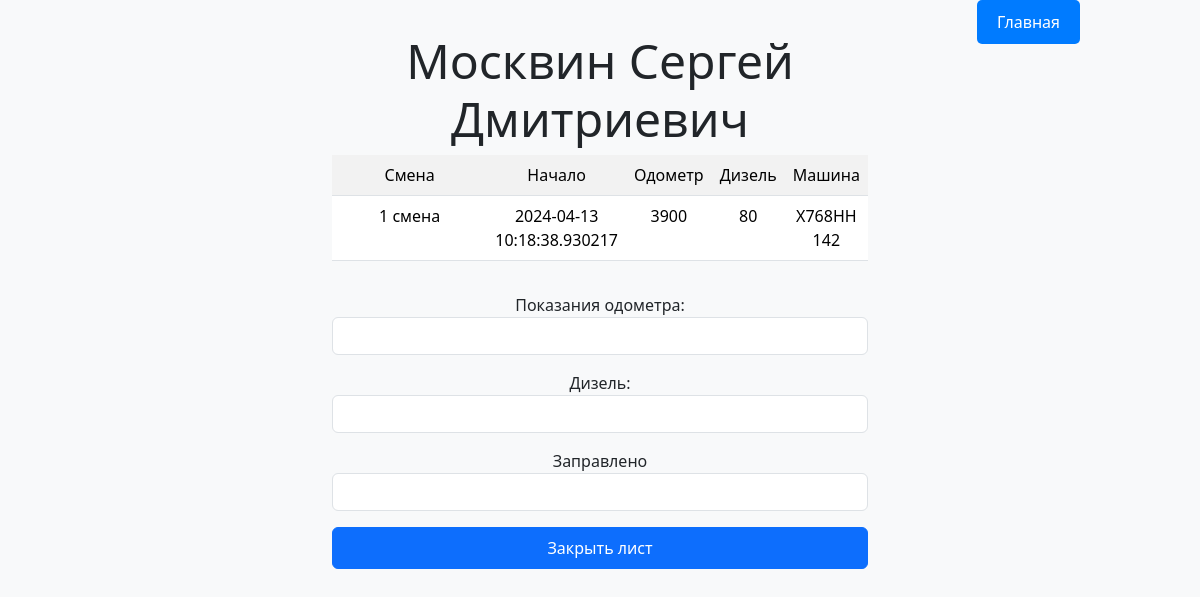
The app's page /close/2 with its own data.
### models.py (models this page shows, shortened)
class Workers(db.Model):
    __tablename__ = "Workers"
    id = db.Column(db.Integer, primary_key=True, autoincrement=True)
    last_name = db.Column(db.String(300), nullable=False)
    first_name = db.Column(db.String(300), nullable=False)
    surname = db.Column(db.String(300), nullable=False)
    tabel = db.Column(db.String(300), nullable=False)
    snils = db.Column(db.String(300), nullable=False)
    license_number = db.Column(db.String(300), nullable=False)
    license_date = db.Column(db.DateTime, nullable=False)
    key = db.Column(db.String(300), nullable=False)

class Shifts(db.Model):
    __tablename__ = "Shifts"
    id = db.Column(db.Integer, primary_key=True, autoincrement=True)
    type = db.Column(db.String(300), nullable=False)
    date_started = db.Column(db.DateTime, default=datetime.utcnow)
    date_ended = db.Column(db.DateTime,  nullable=True, default=None)
    odometer_start = db.Column(db.Integer, nullable=False)
    diesel_start = db.Column(db.Integer, nullable=False)
    odometer_end = db.Column(db.Integer, nullable=True, default=None)
    diesel_end = db.Column(db.Integer, nullable=True, default=None)
    refill = db.Column(db.Integer, nullable=True, default=None)
    employer_id = db.Column(db.Integer, db.ForeignKey('Workers.id'))
    vehicle_id = db.Column(db.Integer, db.ForeignKey('Vehicles.id'))

class Vehicles(db.Model):
    __tablename__ = "Vehicles"
    id = db.Column(db.Integer, primary_key=True, autoincrement=True)
    model = db.Column(db.String(300), nullable=False)
    plate = db.Column(db.String(300), nullable=False)

### routes.py (the view)
@app.route('/close/<int:id>', methods=['POST', 'GET'])
def close_shift(id):
    shift = Shifts.query.get(id)
    worker = Workers.query.get(shift.employer_id)
    car = Vehicles.query.get(shift.vehicle_id)
    if request.method == "POST":
        try:
            shift.odometer_end = request.form['odometer']
            shift.diesel_end = request.form['fuel']
            shift.refill = request.form['refill']
            shift.date_ended = datetime.now()
            db.session.commit()
        except Exception as e:
            print("Ошибка:", str(e))
        return redirect(url_for("enter"))
    else:
        return render_template('close_shift.html', shift=shift, worker=worker, car=car)

### templates/close_shift.html (shortened to what this page needs)
{% extends 'base.html' %}
{% block body %}
<div class="cover-container d-flex w-100 h-100 p-3 mx-auto flex-column justify-content-center">
    <h1 class="display-5">{{ worker.last_name }} {{ worker.first_name }} {{ worker.surname }}</h1>
    <div class="mb-3">
        <table class="table table-Secondary table-striped">
            <tr class="table table-Secondary table-striped">
                <td class="table table-Secondary table-striped">Смена</td>
                <td class="table table-Secondary table-striped">Начало</td>
                <td class="table table-Secondary table-striped">Одометр</td>
                <td class="table table-Secondary table-striped">Дизель</td>
                <td class="table table-Secondary table-striped">Машина</td>
            </tr>
            <tr class="table table-Secondary table-striped">
                <td class="table table-Secondary table-striped">{{ shift.type }}</td>
                <td class="table table-Secondary table-striped">{{ shift.date_started }}</td>
                <td class="table table-Secondary table-striped">{{ shift.odometer_start }}</td>
                <td class="table table-Secondary table-striped">{{ shift.diesel_start }}</td>
                <td class="table table-Secondary table-striped">{{ car.plate }}</td>
            </tr>
        </table>
    </div>
    <div class="mb-3">
        <form method="POST" action="/close/{{ shift.id }}" id="closeForm">
            <div class="mb-3">
                <label for="odometer">Показания одометра:</label>
                <input type="text" class="form-control InputPole" id="odometer" name="odometer">
            </div>
            <div class="mb-3">
                <label for="fuel">Дизель:</label>
                <input type="text" class="form-control InputPole" id="fuel" name="fuel">
            </div>
            <div class="mb-3">
                <label for="refill">Заправлено</label>
                <input type="text" class="form-control InputPole" id="refill" name="refill">
            </div>
            <div class="mb-3">
                <input class="btn btn-primary w-100 py-2" type="submit" value="Закрыть лист">
            </div>
        </form>
    </div>
</div>
{% endblock %}

### records on screen
Workers: last_name "Москвин", first_name "Сергей", surname "Дмитриевич"
Shifts: type "1 смена", date_started "2024-04-13 10:18:38.930217", odometer_start "3900", diesel_start "80"
Vehicles: plate "Х768НН 142"
